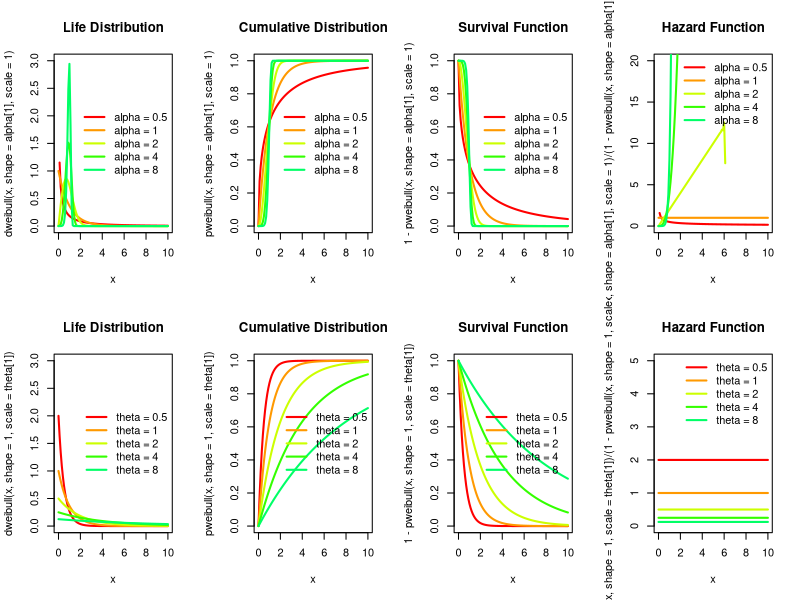

The R source for this figure:
##### Weibull Distribution with 2 parameters
par(mfrow = c(2, 4))

### parameter: alpha
alpha = c(0.5, 1, 2, 4, 8)	# shape

### Input Variable
x <- seq(0, 10, length.out = 101)

color = rainbow(10)

### Life Distribution
plot(x, dweibull(x, shape=alpha[1], scale=1), xlim=c(0, 10), ylim=c(0, 3), col=color[1], lwd=2, type = 'l', main="Life Distribution")
for (i in 2:5)	{	lines(x, dweibull(x, shape=alpha[i], scale=1), col=color[i], lwd=2);	}
legend('right', bty = 'n', lwd=2, col=color[1:5], legend = c('alpha = 0.5', 'alpha = 1', 'alpha = 2', 'alpha = 4', 'alpha = 8'))

### Cumulative Distribution
plot(x, pweibull(x, shape=alpha[1], scale=1), xlim=c(0, 10), ylim=c(0, 1), col=color[1], lwd=2, type = 'l', main="Cumulative Distribution")
for (i in 2:5)	{	lines(x, pweibull(x, shape=alpha[i], scale=1), col=color[i], lwd=2);	}
legend('right', bty = 'n', lwd=2, col=color[1:5], legend = c('alpha = 0.5', 'alpha = 1', 'alpha = 2', 'alpha = 4', 'alpha = 8'))

### Survival Function
plot(x, 1-pweibull(x, shape=alpha[1], scale=1), xlim=c(0, 10), ylim=c(0, 1), col=color[1], lwd=2, type = 'l', main="Survival Function")
for (i in 2:5)	{	lines(x, 1-pweibull(x, shape=alpha[i], scale=1), col=color[i], lwd=2);	}
legend('right', bty = 'n', lwd=2, col=color[1:5], legend = c('alpha = 0.5', 'alpha = 1', 'alpha = 2', 'alpha = 4', 'alpha = 8'))

### Hazard Function
plot(x, dweibull(x, shape=alpha[1], scale=1)/(1-pweibull(x, shape=alpha[1], scale=1)), xlim=c(0, 10), ylim=c(0, 20), col=color[1], lwd=2, type = 'l', main="Hazard Function")
for (i in 2:5) {	lines(x, dweibull(x, shape=alpha[i], scale=1)/(1-pweibull(x, shape=alpha[i], scale=1)), col=color[i], lwd=2);	}
legend('topright', bty = 'n', lwd=2, col=color[1:5], legend = c('alpha = 0.5', 'alpha = 1', 'alpha = 2', 'alpha = 4', 'alpha = 8'))



### parameter: theta
theta = c(0.5, 1, 2, 4, 8)	#scale

### Input Variable
x <- seq(0, 10, length.out = 101)

color = rainbow(10)

### Life Distribution
plot(x, dweibull(x, shape=1, scale=theta[1]), xlim=c(0, 10), ylim=c(0, 3), col=color[1], lwd=2, type = 'l', main="Life Distribution")
for (i in 2:5)	{	lines(x, dweibull(x, shape=1, scale=theta[i]), col=color[i], lwd=2);	}
legend('right', bty = 'n', lwd=2, col=color[1:5], legend = c('theta = 0.5', 'theta = 1', 'theta = 2', 'theta = 4', 'theta = 8'))

### Cumulative Distribution
plot(x, pweibull(x, shape=1, scale=theta[1]), xlim=c(0, 10), ylim=c(0, 1), col=color[1], lwd=2, type = 'l', main="Cumulative Distribution")
for (i in 2:5)	{	lines(x, pweibull(x, shape=1, scale=theta[i]), col=color[i], lwd=2);	}
legend('right', bty = 'n', lwd=2, col=color[1:5], legend = c('theta = 0.5', 'theta = 1', 'theta = 2', 'theta = 4', 'theta = 8'))

### Survival Function
plot(x, 1-pweibull(x, shape=1, scale=theta[1]), xlim=c(0, 10), ylim=c(0, 1), col=color[1], lwd=2, type = 'l', main="Survival Function")
for (i in 2:5)	{	lines(x, 1-pweibull(x, shape=1, scale=theta[i]), col=color[i], lwd=2);	}
legend('right', bty = 'n', lwd=2, col=color[1:5], legend = c('theta = 0.5', 'theta = 1', 'theta = 2', 'theta = 4', 'theta = 8'))

### Hazard Function
plot(x, dweibull(x, shape=1, scale=theta[1])/(1-pweibull(x, shape=1, scale=theta[1])), xlim=c(0, 10), ylim=c(0, 5), col=color[1], lwd=2, type = 'l', main="Hazard Function")
for (i in 2:5) {	lines(x, dweibull(x, shape=1, scale=theta[i])/(1-pweibull(x, shape=1, scale=theta[i])), col=color[i], lwd=2);	}
legend('topright', bty = 'n', lwd=2, col=color[1:5], legend = c('theta = 0.5', 'theta = 1', 'theta = 2', 'theta = 4', 'theta = 8'))